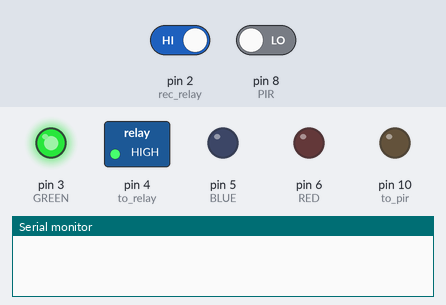
Simulated run of this sketch. Board: Arduino Uno, built with avr-gcc and run on an emulated ATmega328P. Parts: switched loads named in the sketch (green lamp = pin HIGH), output pins drawn as LEDs (lit = HIGH), the last lines printed to the serial monitor. The inputs (shaded band) are chosen by the test bench; at power-on: pin 8 (PIR) LOW, pin 2 (rec_relay) HIGH.

Above: at 1.2 s.
1.3 s: pin 8 (PIR) driven HIGH
At 2.5 s:
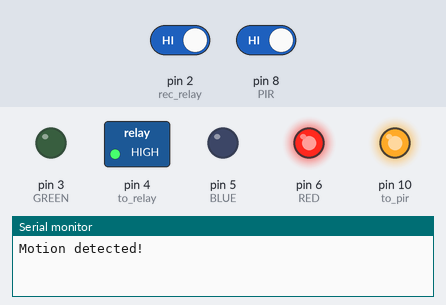
2.8 s: pin 2 (rec_relay) driven LOW
At 3.7 s:
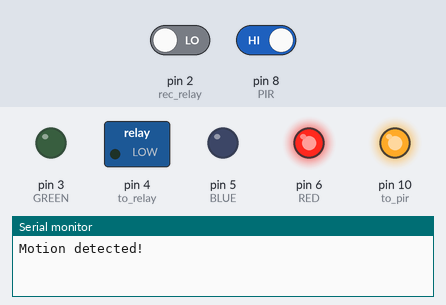
4.3 s: pin 8 (PIR) driven LOW
At 4.8 s:
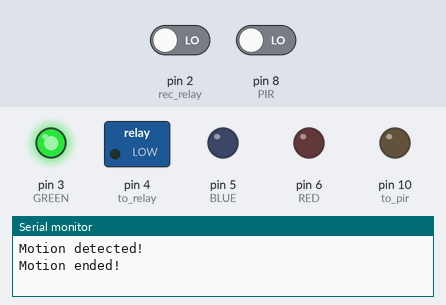
5.8 s: pin 2 (rec_relay) driven HIGH
At 7.2 s:
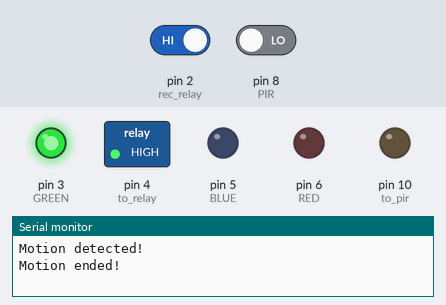
Timing chart, 0 to 8.3 s (numbered marks = the images above; inputs shaded):
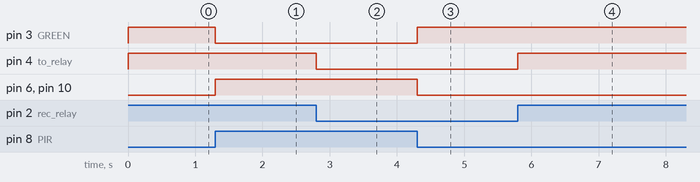

The sketch:

ArduinoRelayController.ino
```cpp
#define GREEN 3
#define BLUE 5
#define RED 6
#define PIR 8
#define rec_relay 2
#define to_relay 4
#define to_pir 10

int val = 0;
int pirState = LOW;
int redV = 200;
int greenV = 0;
int blueV = 200;


void setup() {
  Serial.begin(9600);

  pinMode(PIR, INPUT);

  pinMode(GREEN, OUTPUT);
  pinMode(BLUE, OUTPUT);
  pinMode(RED, OUTPUT);

  pinMode(rec_relay, INPUT);
  pinMode(to_relay, OUTPUT);
  pinMode(to_pir, OUTPUT);
}

void checkRelay() {
  if (digitalRead(rec_relay) == LOW) {
    digitalWrite(to_relay, LOW);
  }

  if (digitalRead(rec_relay) == HIGH) {
    digitalWrite(to_relay, HIGH);
  }
}

void checkPir() {
  val = digitalRead(PIR);

  if (val == HIGH) {
    digitalWrite(to_pir, HIGH);
    redV = 255;
    greenV = 0;
    blueV = 0;
    if (pirState == LOW) {
      Serial.println("Motion detected!");
      pirState = HIGH;
    }
  } else {
    digitalWrite(to_pir, LOW);
    redV = 0;
    greenV = 0;
    blueV = 255;
    if (pirState == HIGH) {
      Serial.println("Motion ended!");
      pirState = LOW;
    }
  }
}

void loop() {
  checkRelay();
  checkPir();

  analogWrite(RED, redV);
  analogWrite(BLUE, greenV);
  analogWrite(GREEN, blueV);

}
```

Measured:
- after the input at 1.3 s, pin 3 (GREEN): HIGH → LOW at once; pin 6 (RED), pin 10 (to_pir): LOW → HIGH at once
- after the input at 2.8 s, pin 4 (to_relay): HIGH → LOW at once
- after the input at 4.3 s, pin 3 (GREEN): LOW → HIGH at once; pin 6 (RED), pin 10 (to_pir): HIGH → LOW at once
- after the input at 5.8 s, pin 4 (to_relay): LOW → HIGH at once
